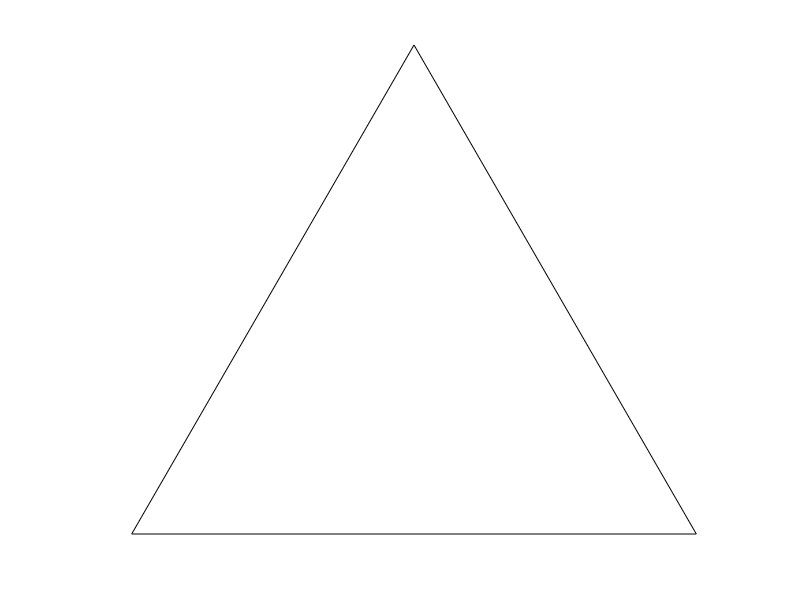

Write MATLAB code to recreate this figure. (Note: this script raises an error after producing the figure.)
%% well-mixed 1
k=4;
r=3;c=1;
alpha=0.1;beta=0.7;

hold on


plot([0,1],[0,0],'k')
plot([0,1/2],[0,1/2*tan(pi/3)],'k')
plot([1/2,1],[1/2*tan(pi/3),0],'k')

axis equal
axis off


%PC for comparison
ang=0.1;
angle=ang*0.5*pi;
xt(1,1)=0.01*sin(angle);xt(3,1)=k*(k+1)/(k^2+k-6)/(beta-alpha)*(-r*c/(k+1)+c)-3/(k^2+k-6)+0.01*cos(angle);xt(2,1)=1-xt(1,1)-xt(3,1);

ne=0;
tspan=[0:0.01:10000];
options=odeset('events',@events1);
[t,y]=ode45(@(t,y) PC_f_3(t,y,k,r,c,alpha,beta),tspan,xt(:,1),options);
xdata=y(:,1)+y(:,2)*cos(pi/3);
ydata=y(:,2)*sin(pi/3);
plot(xdata,ydata,'Color',0.8*[1,1,1],'Linewidth',1)  
ne=ne+1;
Xdata(1:length(xdata),ne)=xdata;Ydata(1:length(ydata),ne)=ydata;
x1=0;x2=k*(k+1)/(k^2+k-6)/(beta-alpha)*(r*c/(k+1)-c)+(k^2+k-3)/(k^2+k-6);
xdata=x1+x2*cos(pi/3);
ydata=x2*sin(pi/3);
scatter(xdata,ydata,70,'o','Markeredgecolor',0.6*[1,1,1],'Markerfacecolor',0.8*[1,1,1])

ang=1;angle=ang*0.5*pi;
xt(1,1)=0.01*sin(angle);xt(3,1)=k*(k+1)/(k^2+k-6)/(beta-alpha)*(-r*c/(k+1)+c)-3/(k^2+k-6)-0.01*cos(angle);xt(2,1)=1-xt(1,1)-xt(3,1);
tspan=[0:0.01:10000];
options=odeset('events',@events1);
[t,y]=ode45(@(t,y) PC_f_3(t,y,k,r,c,alpha,beta),tspan,xt(:,1),options);
xdata=y(:,1)+y(:,2)*cos(pi/3);
ydata=y(:,2)*sin(pi/3);
plot(xdata,ydata,'Color',0.8*[1,1,1],'Linewidth',1)  
ne=ne+1;
Xdata(1:length(xdata),ne)=xdata;Ydata(1:length(ydata),ne)=ydata;


numarrow=2;
point=[5000 1500];
Xseries=[Xdata(point(1,1),1) Xdata(point(1,2),2)];
Yseries=[Ydata(point(1,1),1) Ydata(point(1,2),2)];
angleseries=[atan((Ydata(point(1,1),1)-Ydata(point(1,1)-1,1))/(Xdata(point(1,1),1)-Xdata(point(1,1)-1,1))) atan((Ydata(point(1,2),2)-Ydata(point(1,2)-1,2))/(Xdata(point(1,2),2)-Xdata(point(1,2)-1,2)))];

len=0.03;
for needle=1:numarrow
    X=Xseries(1,needle);
    Y=Yseries(1,needle);
    angle=angleseries(1,needle);
    plot([X,X+len*sin(angle-pi/3)],[Y,Y-len*cos(angle-pi/3)],'Color',0.8*[1,1,1],'Linewidth',1)
    plot([X,X+len*sin(angle-pi/3-pi/3)],[Y,Y-len*cos(angle-pi/3-pi/3)],'Color',0.8*[1,1,1],'Linewidth',1)
end







%well-mixed
ne=0;

ang=0.3;
angle=ang*0.5*pi;
xt(1,1)=0.01*sin(angle);xt(3,1)=1/(beta-alpha)*(-r*c/(k+1)+c)+0.01*cos(angle);xt(2,1)=1-xt(1,1)-xt(3,1);
tspan=[0:0.01:10000];
options=odeset('events',@events1);
[t,y]=ode45(@(t,y) wellmixed_f(t,y,k,r,c,alpha,beta),tspan,xt(:,1),options);
xdata=y(:,1)+y(:,2)*cos(pi/3);
ydata=y(:,2)*sin(pi/3);
plot(xdata,ydata,'k')
ne=ne+1;
Xdata(1:length(xdata),ne)=xdata;Ydata(1:length(ydata),ne)=ydata;

ang=0.5;
angle=ang*0.5*pi;
xt(1,1)=0.01*sin(angle);xt(3,1)=1/(beta-alpha)*(-r*c/(k+1)+c)-0.01*cos(angle);xt(2,1)=1-xt(1,1)-xt(3,1);
tspan=[0:0.01:10000];
options=odeset('events',@events1);
[t,y]=ode45(@(t,y) wellmixed_f(t,y,k,r,c,alpha,beta),tspan,xt(:,1),options);
xdata=y(:,1)+y(:,2)*cos(pi/3);
ydata=y(:,2)*sin(pi/3);
plot(xdata,ydata,'k')
ne=ne+1;
Xdata(1:length(xdata),ne)=xdata;Ydata(1:length(ydata),ne)=ydata;

ang=0.3;
angle=ang*0.5*pi;
xt(1,1)=0.01*sin(angle);xt(3,1)=0.75;xt(2,1)=1-xt(1,1)-xt(3,1);
tspan=[0:0.01:10000];
options=odeset('events',@events1);
[t,y]=ode45(@(t,y) wellmixed_f(t,y,k,r,c,alpha,beta),tspan,xt(:,1),options);
xdata=y(:,1)+y(:,2)*cos(pi/3);
ydata=y(:,2)*sin(pi/3);
plot(xdata,ydata,'k')
ne=ne+1;
Xdata(1:length(xdata),ne)=xdata;Ydata(1:length(ydata),ne)=ydata;



numarrow=7;
point=[6700 2000 7600];
Xseries=[0.02 0.38 0.7 0.5 Xdata(point(1,1),1) Xdata(point(1,2),2) Xdata(point(1,3),3)];
Yseries=[0.02*tan(pi/3) 0.38*tan(pi/3) (1-0.7)*tan(pi/3) 0 Ydata(point(1,1),1) Ydata(point(1,2),2) Ydata(point(1,3),3)];
angleseries=[pi/3+pi pi/3 pi/6+pi/2 0 atan((Ydata(point(1,1),1)-Ydata(point(1,1)-1,1))/(Xdata(point(1,1),1)-Xdata(point(1,1)-1,1))) atan((Ydata(point(1,2),2)-Ydata(point(1,2)-1,2))/(Xdata(point(1,2),2)-Xdata(point(1,2)-1,2))) pi+atan((Ydata(point(1,3),3)-Ydata(point(1,3)-1,3))/(Xdata(point(1,3),3)-Xdata(point(1,3)-1,3)))];

len=0.03;
for needle=1:numarrow
    X=Xseries(1,needle);
    Y=Yseries(1,needle);
    angle=angleseries(1,needle);
    plot([X,X+len*sin(angle-pi/3)],[Y,Y-len*cos(angle-pi/3)],'k')
    plot([X,X+len*sin(angle-pi/3-pi/3)],[Y,Y-len*cos(angle-pi/3-pi/3)],'k')
end




scatter([0,0],0,80,'ok','Markerfacecolor','w')
scatter([1,0],0,80,'ok','Markerfacecolor','w')
scatter(1/2,1/2*tan(pi/3),80,'ok','filled')


x1=0;x2=1-1/(beta-alpha)*(-r*c/(k+1)+c);
xdata=x1+x2*cos(pi/3);
ydata=x2*sin(pi/3);
scatter(xdata,ydata,80,'ok','Markerfacecolor','w')

x1=1/3;x2=1/3;
xdata=x1+x2*cos(pi/3);
ydata=x2*sin(pi/3);
plot(xdata,ydata,'sk','Markerfacecolor','w','Markersize',15)
text(xdata,ydata,'A','Interpreter','latex','HorizontalAlignment','center','VerticalAlignment','middle')
x1=0;x2=0.3;
xdata=x1+x2*cos(pi/3);
ydata=x2*sin(pi/3);
plot(xdata,ydata,'sk','Markerfacecolor','w','Markersize',15)
text(xdata,ydata,'B','Interpreter','latex','HorizontalAlignment','center','VerticalAlignment','middle')

text(0-0.08,0-0.01,'$R$','Interpreter','Latex','FontSize',19)
text(1+0.03,0-0.01,'$C$','Interpreter','Latex','FontSize',19)
text(0.5+0.03,0.5*tan(pi/3),'$D$','Interpreter','Latex','FontSize',19)



%% well-mixed 1 time evolution 1

k=4;
r=3;c=1;
alpha=0.1;beta=0.7;

xt(1,1)=1/3;xt(3,1)=1/3;xt(2,1)=1-xt(1,1)-xt(3,1);

tspan=[0:0.01:50];
[t,y]=ode45(@(t,y) wellmixed_f(t,y,k,r,c,alpha,beta),tspan,xt(:,1));

hold on
plot(tspan,y(:,1),'g')   
plot(tspan,y(:,2),'r') 
plot(tspan,y(:,3),'b') 

xlim([0 50])
ylim([0 1])
box on
xlabel('time','Interpreter','Latex','FontSize',12)

plot(0,xt(1,1),'sk','Markerfacecolor','w','Markersize',11)
text(0,xt(1,1),'A','Interpreter','latex','HorizontalAlignment','center','VerticalAlignment','middle','FontSize',8)

set(gcf,'unit','centimeters','position',[1 1 5.5 4.5])


%% well-mixed 1 time evolution 2

k=4;
r=3;c=1;
alpha=0.1;beta=0.7;

xt(1,1)=0;xt(3,1)=1-0.3;xt(2,1)=1-xt(1,1)-xt(3,1);

tspan=[0:0.01:100];
[t,y]=ode45(@(t,y) wellmixed_f(t,y,k,r,c,alpha,beta),tspan,xt(:,1));

hold on
plot(tspan,y(:,1),'g')   
plot(tspan,y(:,2),'r') 
plot(tspan,y(:,3),'b') 


xlim([0 100])
ylim([0 1])
box on
xlabel('time','Interpreter','Latex','FontSize',12)

for i=[1,3,2]
    plot(0,xt(i,1),'sk','Markerfacecolor','w','Markersize',11)
    text(0,xt(i,1),'B','Interpreter','latex','HorizontalAlignment','center','VerticalAlignment','middle','FontSize',8)
end

set(gcf,'unit','centimeters','position',[1 1 5.5 4.5])




%% well-mixed 2
k=4;
r=3;c=1;
alpha=0.1;beta=3;

hold on


plot([0,1],[0,0],'k')
plot([0,1/2],[0,1/2*tan(pi/3)],'k')
plot([1/2,1],[1/2*tan(pi/3),0],'k')

axis equal
axis off



%well-mixed
ne=0;
xt11=[1/3,0.14,0.6,0.2];
xt31=[1/3,0.14,0.2,0.6];
for i=1:4
    xt(1,1)=xt11(1,i);xt(3,1)=xt31(1,i);xt(2,1)=1-xt(1,1)-xt(3,1);
    tspan=[0:0.01:10000];
    options=odeset('events',@events2);
    [t,y]=ode45(@(t,y) wellmixed_f(t,y,k,r,c,alpha,beta),tspan,xt(:,1),options);

    xdata=y(:,1)+y(:,2)*cos(pi/3);
    ydata=y(:,2)*sin(pi/3);
    plot(xdata,ydata,'k')   

    ne=ne+1;
    Xdata(1:length(xdata),ne)=xdata;Ydata(1:length(ydata),ne)=ydata;
end

for ang=[0.004]
    angle=ang*0.5*pi;
    xt(1,1)=1*sin(angle);xt(3,1)=1/(beta-alpha)*(-r*c/(k+1)+c)+0.01*cos(angle);xt(2,1)=1-xt(1,1)-xt(3,1);


    tspan=[0:0.01:10000];
    options=odeset('events',@events1);
    [t,y]=ode45(@(t,y) wellmixed_f(t,y,k,r,c,alpha,beta),tspan,xt(:,1),options);

    xdata=y(:,1)+y(:,2)*cos(pi/3);
    ydata=y(:,2)*sin(pi/3);
    plot(xdata,ydata,'k')   

    ne=ne+1;
    Xdata(1:length(xdata),ne)=xdata;Ydata(1:length(ydata),ne)=ydata;
end

numarrow=9;
point=[200 1000 500 40 850];
Xseries=[1/4 0.47 0.75 0.5 Xdata(point(1,1),1) Xdata(point(1,2),2) Xdata(point(1,3),3) Xdata(point(1,4),4) Xdata(point(1,5),5)];
Yseries=[1/4*tan(pi/3) 0.47*tan(pi/3) (1-0.75)*tan(pi/3) 0 Ydata(point(1,1),1) Ydata(point(1,2),2) Ydata(point(1,3),3) Ydata(point(1,4),4) Ydata(point(1,5),5)];
angleseries=[pi/3+pi pi/3 pi/6+pi/2 0 atan((Ydata(point(1,1),1)-Ydata(point(1,1)-1,1))/(Xdata(point(1,1),1)-Xdata(point(1,1)-1,1))) pi+atan((Ydata(point(1,2),2)-Ydata(point(1,2)-1,2))/(Xdata(point(1,2),2)-Xdata(point(1,2)-1,2))) atan((Ydata(point(1,3),3)-Ydata(point(1,3)-1,3))/(Xdata(point(1,3),3)-Xdata(point(1,3)-1,3))) pi+atan((Ydata(point(1,4),4)-Ydata(point(1,4)-1,4))/(Xdata(point(1,4),4)-Xdata(point(1,4)-1,4))) pi+atan((Ydata(point(1,5),5)-Ydata(point(1,5)-1,5))/(Xdata(point(1,5),5)-Xdata(point(1,5)-1,5)))];

len=0.03;
for needle=1:numarrow
    X=Xseries(1,needle);
    Y=Yseries(1,needle);
    angle=angleseries(1,needle);
    plot([X,X+len*sin(angle-pi/3)],[Y,Y-len*cos(angle-pi/3)],'k')
    plot([X,X+len*sin(angle-pi/3-pi/3)],[Y,Y-len*cos(angle-pi/3-pi/3)],'k')
end




scatter([0,0],0,80,'ok','Markerfacecolor','w')
scatter([1,0],0,80,'ok','Markerfacecolor','w')
scatter(1/2,1/2*tan(pi/3),80,'ok','filled')


x1=0;x2=1-1/(beta-alpha)*(-r*c/(k+1)+c);
xdata=x1+x2*cos(pi/3);
ydata=x2*sin(pi/3);
scatter(xdata,ydata,80,'ok','Markerfacecolor','w')

x1=1/3;x2=1/3;
xdata=x1+x2*cos(pi/3);
ydata=x2*sin(pi/3);
plot(xdata,ydata,'sk','Markerfacecolor','w','Markersize',15)
text(xdata,ydata,'A','Interpreter','latex','HorizontalAlignment','center','VerticalAlignment','middle')
x1=0.6;x2=0.2;
xdata=x1+x2*cos(pi/3);
ydata=x2*sin(pi/3);
plot(xdata,ydata,'sk','Markerfacecolor','w','Markersize',15)
text(xdata,ydata,'B','Interpreter','latex','HorizontalAlignment','center','VerticalAlignment','middle')

text(0-0.08,0-0.01,'$R$','Interpreter','Latex','FontSize',19)
text(1+0.03,0-0.01,'$C$','Interpreter','Latex','FontSize',19)
text(0.5+0.03,0.5*tan(pi/3),'$D$','Interpreter','Latex','FontSize',19)


%% well-mixed 2 time evolution 1

k=4;
r=3;c=1;
alpha=0.1;beta=3;

xt(1,1)=1/3;xt(3,1)=1/3;xt(2,1)=1-xt(1,1)-xt(3,1);

tspan=[0:0.01:200];
[t,y]=ode45(@(t,y) wellmixed_f(t,y,k,r,c,alpha,beta),tspan,xt(:,1));

hold on
plot(tspan,y(:,1),'g')   
plot(tspan,y(:,2),'r') 
plot(tspan,y(:,3),'b') 

xlim([0 200])
ylim([0 1])
box on
xlabel('time','Interpreter','Latex','FontSize',12)

plot(0,xt(1,1),'sk','Markerfacecolor','w','Markersize',11)
text(0,xt(1,1),'A','Interpreter','latex','HorizontalAlignment','center','VerticalAlignment','middle','FontSize',8)

set(gcf,'unit','centimeters','position',[1 1 5.5 4.5])


%% well-mixed 2 time evolution 2

k=4;
r=3;c=1;
alpha=0.1;beta=3;

xt(1,1)=0.6;xt(3,1)=0.2;xt(2,1)=1-xt(1,1)-xt(3,1);

tspan=[0:0.01:200];
[t,y]=ode45(@(t,y) wellmixed_f(t,y,k,r,c,alpha,beta),tspan,xt(:,1));

hold on
plot(tspan,y(:,1),'g')   
plot(tspan,y(:,2),'r') 
plot(tspan,y(:,3),'b') 

xlim([0 100])
ylim([0 1])
box on
xlabel('time','Interpreter','Latex','FontSize',12)

plot(0,xt(1,1),'sk','Markerfacecolor','w','Markersize',11)
text(0,xt(1,1),'B','Interpreter','latex','HorizontalAlignment','center','VerticalAlignment','middle','FontSize',8)
plot(0,xt(2,1),'sk','Markerfacecolor','w','Markersize',11)
text(0,xt(2,1),'B','Interpreter','latex','HorizontalAlignment','center','VerticalAlignment','middle','FontSize',8)

set(gcf,'unit','centimeters','position',[1 1 5.5 4.5])



%% PC 1
k=4;
r=3;c=1;
alpha=0.1;beta=0.7; % and 3

hold on


plot([0,1],[0,0],'k')
plot([0,1/2],[0,1/2*tan(pi/3)],'k')
plot([1/2,1],[1/2*tan(pi/3),0],'k')

axis equal
axis off



%well-mixed for comparison
ne=0;
ang=0.3;
angle=ang*0.5*pi;
xt(1,1)=0.01*sin(angle);xt(3,1)=1/(beta-alpha)*(-r*c/(k+1)+c)+0.01*cos(angle);xt(2,1)=1-xt(1,1)-xt(3,1);
tspan=[0:0.01:10000];
options=odeset('events',@events1);
[t,y]=ode45(@(t,y) wellmixed_f(t,y,k,r,c,alpha,beta),tspan,xt(:,1),options);
xdata=y(:,1)+y(:,2)*cos(pi/3);
ydata=y(:,2)*sin(pi/3);
plot(xdata,ydata,'Color',0.8*[1,1,1],'Linewidth',1)  
ne=ne+1;
Xdata(1:length(xdata),ne)=xdata;Ydata(1:length(ydata),ne)=ydata;

ang=0.5;angle=ang*0.5*pi;
xt(1,1)=0.01*sin(angle);xt(3,1)=1/(beta-alpha)*(-r*c/(k+1)+c)-0.01*cos(angle);xt(2,1)=1-xt(1,1)-xt(3,1);
tspan=[0:0.01:10000];
options=odeset('events',@events1);
[t,y]=ode45(@(t,y) wellmixed_f(t,y,k,r,c,alpha,beta),tspan,xt(:,1),options);
xdata=y(:,1)+y(:,2)*cos(pi/3);
ydata=y(:,2)*sin(pi/3);
plot(xdata,ydata,'Color',0.8*[1,1,1],'Linewidth',1)  
ne=ne+1;
Xdata(1:length(xdata),ne)=xdata;Ydata(1:length(ydata),ne)=ydata;


x1=0;x2=1-1/(beta-alpha)*(-r*c/(k+1)+c);
xdata=x1+x2*cos(pi/3);
ydata=x2*sin(pi/3);
scatter(xdata,ydata,70,'o','Markeredgecolor',0.6*[1,1,1],'Markerfacecolor',0.8*[1,1,1])

numarrow=2;
point=[6700 2000];
Xseries=[Xdata(point(1,1),1) Xdata(point(1,2),2)];
Yseries=[Ydata(point(1,1),1) Ydata(point(1,2),2)];
angleseries=[atan((Ydata(point(1,1),1)-Ydata(point(1,1)-1,1))/(Xdata(point(1,1),1)-Xdata(point(1,1)-1,1))) atan((Ydata(point(1,2),2)-Ydata(point(1,2)-1,2))/(Xdata(point(1,2),2)-Xdata(point(1,2)-1,2)))];

len=0.03;
for needle=1:numarrow
    X=Xseries(1,needle);
    Y=Yseries(1,needle);
    angle=angleseries(1,needle);
    plot([X,X+len*sin(angle-pi/3)],[Y,Y-len*cos(angle-pi/3)],'Color',0.8*[1,1,1],'Linewidth',1)
    plot([X,X+len*sin(angle-pi/3-pi/3)],[Y,Y-len*cos(angle-pi/3-pi/3)],'Color',0.8*[1,1,1],'Linewidth',1)
end



%PC
ne=0;

ang=0.1;
angle=ang*0.5*pi;
xt(1,1)=0.01*sin(angle);xt(3,1)=k*(k+1)/(k^2+k-6)/(beta-alpha)*(-r*c/(k+1)+c)-3/(k^2+k-6)+0.01*cos(angle);xt(2,1)=1-xt(1,1)-xt(3,1);
tspan=[0:0.01:10000];
options=odeset('events',@events1);
[t,y]=ode45(@(t,y) PC_f_3(t,y,k,r,c,alpha,beta),tspan,xt(:,1),options);
xdata=y(:,1)+y(:,2)*cos(pi/3);
ydata=y(:,2)*sin(pi/3);
plot(xdata,ydata,'k')
ne=ne+1;
Xdata(1:length(xdata),ne)=xdata;Ydata(1:length(ydata),ne)=ydata;

ang=1;angle=ang*0.5*pi;
xt(1,1)=0.01*sin(angle);xt(3,1)=k*(k+1)/(k^2+k-6)/(beta-alpha)*(-r*c/(k+1)+c)-3/(k^2+k-6)-0.01*cos(angle);xt(2,1)=1-xt(1,1)-xt(3,1);
tspan=[0:0.01:10000];
options=odeset('events',@events1);
[t,y]=ode45(@(t,y) PC_f_3(t,y,k,r,c,alpha,beta),tspan,xt(:,1),options);
xdata=y(:,1)+y(:,2)*cos(pi/3);
ydata=y(:,2)*sin(pi/3);
plot(xdata,ydata,'k')
ne=ne+1;
Xdata(1:length(xdata),ne)=xdata;Ydata(1:length(ydata),ne)=ydata;

ang=0.01;angle=ang*0.5*pi;
xt(1,1)=0.01*sin(angle);xt(3,1)=0.75;xt(2,1)=1-xt(1,1)-xt(3,1);
tspan=[0:0.01:10000];
options=odeset('events',@events1);
[t,y]=ode45(@(t,y) PC_f_3(t,y,k,r,c,alpha,beta),tspan,xt(:,1),options);
xdata=y(:,1)+y(:,2)*cos(pi/3);
ydata=y(:,2)*sin(pi/3);
plot(xdata,ydata,'k')
ne=ne+1;
Xdata(1:length(xdata),ne)=xdata;Ydata(1:length(ydata),ne)=ydata;


numarrow=7;
point=[5000 1500 7100];
Xseries=[0.04 0.33 0.75 0.7 Xdata(point(1,1),1) Xdata(point(1,2),2) Xdata(point(1,3),3)];
Yseries=[0.04*tan(pi/3) 0.33*tan(pi/3) (1-0.75)*tan(pi/3) 0 Ydata(point(1,1),1) Ydata(point(1,2),2) Ydata(point(1,3),3)];
angleseries=[pi/3+pi pi/3 pi/6+pi/2 0 atan((Ydata(point(1,1),1)-Ydata(point(1,1)-1,1))/(Xdata(point(1,1),1)-Xdata(point(1,1)-1,1))) atan((Ydata(point(1,2),2)-Ydata(point(1,2)-1,2))/(Xdata(point(1,2),2)-Xdata(point(1,2)-1,2))) pi+atan((Ydata(point(1,3),3)-Ydata(point(1,3)-1,3))/(Xdata(point(1,3),3)-Xdata(point(1,3)-1,3)))];

len=0.03;
for needle=1:numarrow
    X=Xseries(1,needle);
    Y=Yseries(1,needle);
    angle=angleseries(1,needle);
    plot([X,X+len*sin(angle-pi/3)],[Y,Y-len*cos(angle-pi/3)],'k')
    plot([X,X+len*sin(angle-pi/3-pi/3)],[Y,Y-len*cos(angle-pi/3-pi/3)],'k')
end



scatter([0,0],0,80,'ok','Markerfacecolor','w')
scatter([1,0],0,80,'ok','Markerfacecolor','w')
scatter(1/2,1/2*tan(pi/3),80,'ok','filled')


x1=0;x2=k*(k+1)/(k^2+k-6)/(beta-alpha)*(r*c/(k+1)-c)+(k^2+k-3)/(k^2+k-6);
xdata=x1+x2*cos(pi/3);
ydata=x2*sin(pi/3);
scatter(xdata,ydata,80,'ok','Markerfacecolor','w')


x1=1/3;x2=1/3;
xdata=x1+x2*cos(pi/3);
ydata=x2*sin(pi/3);
plot(xdata,ydata,'sk','Markerfacecolor','w','Markersize',15)
text(xdata,ydata,'A','Interpreter','latex','HorizontalAlignment','center','VerticalAlignment','middle')
x1=0;x2=0.3;
xdata=x1+x2*cos(pi/3);
ydata=x2*sin(pi/3);
plot(xdata,ydata,'sk','Markerfacecolor','w','Markersize',15)
text(xdata,ydata,'B','Interpreter','latex','HorizontalAlignment','center','VerticalAlignment','middle')

text(0-0.08,0-0.01,'$R$','Interpreter','Latex','FontSize',19)
text(1+0.03,0-0.01,'$C$','Interpreter','Latex','FontSize',19)
text(0.5+0.03,0.5*tan(pi/3),'$D$','Interpreter','Latex','FontSize',19)



%% PC 1 time evolution 1

k=4;
r=3;c=1;
alpha=0.1;beta=0.7;

xt(1,1)=1/3;xt(3,1)=xt(1,1);xt(2,1)=1-xt(1,1)-xt(3,1);

tspan=[0:0.01:50];
[t,y]=ode45(@(t,y) PC_f_3(t,y,k,r,c,alpha,beta),tspan,xt(:,1));

hold on
plot(tspan,y(:,1),'g')   
plot(tspan,y(:,2),'r') 
plot(tspan,y(:,3),'b') 


xlim([0 50])
ylim([0 1])
box on
xlabel('time','Interpreter','Latex','FontSize',12)

plot(0,xt(1,1),'sk','Markerfacecolor','w','Markersize',11)
text(0,xt(1,1),'A','Interpreter','latex','HorizontalAlignment','center','VerticalAlignment','middle','FontSize',8)

set(gcf,'unit','centimeters','position',[1 1 5.5 4.5])



%% PC 1 time evolution 2

k=4;
r=3;c=1;
alpha=0.1;beta=0.7;

xt(1,1)=0;xt(3,1)=1-0.3;xt(2,1)=1-xt(1,1)-xt(3,1);

tspan=[0:0.01:50];
[t,y]=ode45(@(t,y) PC_f_3(t,y,k,r,c,alpha,beta),tspan,xt(:,1));

hold on
plot(tspan,y(:,1),'g')   
plot(tspan,y(:,2),'r') 
plot(tspan,y(:,3),'b') 


xlim([0 50])
ylim([0 1])
box on
xlabel('time','Interpreter','Latex','FontSize',12)

for i=[1,3,2]
    plot(0,xt(i,1),'sk','Markerfacecolor','w','Markersize',11)
    text(0,xt(i,1),'B','Interpreter','latex','HorizontalAlignment','center','VerticalAlignment','middle','FontSize',8)
end


set(gcf,'unit','centimeters','position',[1 1 5.5 4.5])







%% PC 2
k=4;
r=3;c=1;
alpha=0.1;beta=3;

hold on


plot([0,1],[0,0],'k')
plot([0,1/2],[0,1/2*tan(pi/3)],'k')
plot([1/2,1],[1/2*tan(pi/3),0],'k')

axis equal
axis off




%PC

ne=0;
xt11=[1/3,0.14,0.6,0.2];
xt31=[1/3,0.14,0.2,0.6];
for i=1:4
    xt(1,1)=xt11(1,i);xt(3,1)=xt31(1,i);xt(2,1)=1-xt(1,1)-xt(3,1);
    tspan=[0:0.01:2000];
    options=odeset('events',@events2);
    [t,y]=ode45(@(t,y) PC_f_3(t,y,k,r,c,alpha,beta),tspan,xt(:,1),options);

    xdata=y(:,1)+y(:,2)*cos(pi/3);
    ydata=y(:,2)*sin(pi/3);
    plot(xdata,ydata,'k')   

    ne=ne+1;
    Xdata(1:length(xdata),ne)=xdata;Ydata(1:length(ydata),ne)=ydata;
end


numarrow=9;
point=[50 250 250 40 2770 1670];
Xseries=[1/4 0.75 0.5 Xdata(point(1,1),1) Xdata(point(1,2),2) Xdata(point(1,3),3) Xdata(point(1,4),4) Xdata(point(1,5),1) Xdata(point(1,6),3)];
Yseries=[1/4*tan(pi/3) (1-0.75)*tan(pi/3) 0 Ydata(point(1,1),1) Ydata(point(1,2),2) Ydata(point(1,3),3) Ydata(point(1,4),4) Ydata(point(1,5),1) Ydata(point(1,6),3)];
angleseries=[pi/3+pi pi/3+pi/3 0 pi+atan((Ydata(point(1,1),1)-Ydata(point(1,1)-1,1))/(Xdata(point(1,1),1)-Xdata(point(1,1)-1,1))) pi+atan((Ydata(point(1,2),2)-Ydata(point(1,2)-1,2))/(Xdata(point(1,2),2)-Xdata(point(1,2)-1,2))) atan((Ydata(point(1,3),3)-Ydata(point(1,3)-1,3))/(Xdata(point(1,3),3)-Xdata(point(1,3)-1,3))) pi+atan((Ydata(point(1,4),4)-Ydata(point(1,4)-1,4))/(Xdata(point(1,4),4)-Xdata(point(1,4)-1,4))) pi+atan((Ydata(point(1,5),1)-Ydata(point(1,5)-1,1))/(Xdata(point(1,5),1)-Xdata(point(1,5)-1,1))) pi+atan((Ydata(point(1,6),3)-Ydata(point(1,6)-1,3))/(Xdata(point(1,6),3)-Xdata(point(1,6)-1,3)))];

len=0.03;
for needle=1:numarrow
    X=Xseries(1,needle);
    Y=Yseries(1,needle);
    angle=angleseries(1,needle);
    plot([X,X+len*sin(angle-pi/3)],[Y,Y-len*cos(angle-pi/3)],'k')
    plot([X,X+len*sin(angle-pi/3-pi/3)],[Y,Y-len*cos(angle-pi/3-pi/3)],'k')
end




scatter([0,0],0,80,'ok','Markerfacecolor','w')
scatter([1,0],0,80,'ok','Markerfacecolor','w')
scatter(1/2,1/2*tan(pi/3),80,'ok','Markerfacecolor','w')

x1=1-k*(k+1)/(k*(k+1)*beta-3*(beta-alpha))*(-r*c/(k+1)+c)-k*(k+1)*alpha/(k*(k+1)*alpha+3*(beta-alpha));x2=k*(k+1)*alpha/(k*(k+1)*alpha+3*(beta-alpha));
xdata=x1+x2*cos(pi/3);
ydata=x2*sin(pi/3);
scatter(xdata,ydata,80,'ok','Markerfacecolor','w')



x1=1/3;x2=1/3;
xdata=x1+x2*cos(pi/3);
ydata=x2*sin(pi/3);
plot(xdata,ydata,'sk','Markerfacecolor','w','Markersize',15)
text(xdata,ydata,'A','Interpreter','latex','HorizontalAlignment','center','VerticalAlignment','middle')
x1=0.6;x2=0.2;
xdata=x1+x2*cos(pi/3);
ydata=x2*sin(pi/3);
plot(xdata,ydata,'sk','Markerfacecolor','w','Markersize',15)
text(xdata,ydata,'B','Interpreter','latex','HorizontalAlignment','center','VerticalAlignment','middle')

text(0-0.08,0-0.01,'$R$','Interpreter','Latex','FontSize',19)
text(1+0.03,0-0.01,'$C$','Interpreter','Latex','FontSize',19)
text(0.5+0.03,0.5*tan(pi/3),'$D$','Interpreter','Latex','FontSize',19)




%% PC 2 time evolution 1

k=4;
r=3;c=1;
alpha=0.1;beta=3;

xt(1,1)=1/3;xt(3,1)=xt(1,1);xt(2,1)=1-xt(1,1)-xt(3,1);

tspan=[0:0.01:200];
[t,y]=ode45(@(t,y) PC_f_3(t,y,k,r,c,alpha,beta),tspan,xt(:,1));

hold on
plot(tspan,y(:,1),'g')   
plot(tspan,y(:,2),'r') 
plot(tspan,y(:,3),'b') 

xlim([0 200])
ylim([0 1])
box on
xlabel('time','Interpreter','Latex','FontSize',12)

plot(0,xt(1,1),'sk','Markerfacecolor','w','Markersize',11)
text(0,xt(1,1),'A','Interpreter','latex','HorizontalAlignment','center','VerticalAlignment','middle','FontSize',8)

set(gcf,'unit','centimeters','position',[1 1 5.5 4.5])


%% PC 2 time evolution 2

k=4;
r=3;c=1;
alpha=0.1;beta=3;

xt(1,1)=0.6;xt(3,1)=0.2;xt(2,1)=1-xt(1,1)-xt(3,1);

tspan=[0:0.01:200];
[t,y]=ode45(@(t,y) PC_f_3(t,y,k,r,c,alpha,beta),tspan,xt(:,1));

hold on
plot(tspan,y(:,1),'g')   
plot(tspan,y(:,2),'r') 
plot(tspan,y(:,3),'b') 

xlim([0 200])
ylim([0 1])
box on
xlabel('time','Interpreter','Latex','FontSize',12)

plot(0,xt(1,1),'sk','Markerfacecolor','w','Markersize',11)
text(0,xt(1,1),'B','Interpreter','latex','HorizontalAlignment','center','VerticalAlignment','middle','FontSize',8)
plot(0,xt(2,1),'sk','Markerfacecolor','w','Markersize',11)
text(0,xt(2,1),'B','Interpreter','latex','HorizontalAlignment','center','VerticalAlignment','middle','FontSize',8)

set(gcf,'unit','centimeters','position',[1 1 5.5 4.5])




%% diagram

hold on
axis off


k=4;
r=3;c=1;
alpha=0.1;

beta0WX=-r*c/(k+1)+c+alpha;
beta0ST=k*(k+1)/(k^2+k-3)*(-r*c/(k+1)+c)+alpha;
betaequal=2*(-r*c/(k+1)+c)+alpha;
limitbeta=k*(k+1)/3*(-r*c/(k+1)+c)+alpha;


h=fill([0,beta0WX,beta0WX,beta0ST,beta0ST,0,0],[0.5,0.5,0,0,-0.5,-0.5,0.5],'r')
set(h,'edgealpha',0,'facealpha',0.3)
h=fill([beta0WX,betaequal,betaequal,beta0ST,beta0ST,beta0WX,beta0WX],[0.5,0.5,-0.5,-0.5,0,0,0.5],'y')
set(h,'edgealpha',0,'facealpha',0.3)
h=fill([betaequal,5,5,limitbeta,limitbeta,betaequal,betaequal],[0.5,0.5,0,0,-0.5,-0.5,0.5],'b')
set(h,'edgealpha',0,'facealpha',0.2)
h=fill([limitbeta,5,5,limitbeta,limitbeta],[0,0,-0.5,-0.5,0],'g')
set(h,'edgealpha',0,'facealpha',0.2)


plot([0,5],[0.5,0.5],'k')
plot(0,0.5,'ok','Markerfacecolor','w')
plot(5,0.5,'ok','Markerfacecolor','w')

plot([betaequal,betaequal],[0.5,-0.5],'-k','Markerfacecolor','k')
plot(betaequal,0.5,'ok','Markerfacecolor','k')

plot([beta0WX,beta0WX],[0.5,0],'k')
plot(beta0WX,0.5,'ok','Markerfacecolor','k')


plot([-0.3,5.3],[0,0],'--k')

plot([0,5],[-0.5,-0.5],'k')
plot(5,-0.5,'ok','Markerfacecolor','w')


plot(0,-0.5,'ok','Markerfacecolor','w')
plot(limitbeta,-0.5,'ok','Markerfacecolor','k')
plot([limitbeta,limitbeta],[0,-0.5],'-k','Markerfacecolor','k')


plot(betaequal,-0.5,'ok','Markerfacecolor','k')

plot([beta0ST,beta0ST],[-0.5,0],'k')
plot(beta0ST,-0.5,'ok','Markerfacecolor','k')

% fill([4.9,5,4.9,4.9],[0.03,0,-0.03,0.03],'k')

xlim([-0.5 5.5])
ylim([-1,1])


% %pool
% (k+1)/2*(-r*c/(k+1)+c+alpha)



set(gcf,'unit','centimeters','position',[1 1 25 15])

%% beta 1D figure

hold on
k=4;
r=3;c=1;
alpha=0.1;

X=[0.1:0.01:100];
plot(X,X*0,':k')
plot(X,X*0+1,':k')

dataWM=[];dataPC=[];needle=0;
for beta=X
    needle=needle+1;
    dataWM(1,needle)=1-1/(beta-alpha)*(-r*c/(k+1)+c);
    dataPC(1,needle)=k*(k+1)/(k^2+k-6)/(beta-alpha)*(r*c/(k+1)-c)+(k^2+k-3)/(k^2+k-6);
end

p1=plot(X,dataWM(1,:),'Color',[217/255,83/255,25/255],'Linewidth',1)
p2=plot(X,dataPC(1,:),'Color',[237/255,177/255,23/255],'Linewidth',3)


set(gca,'XScale','log')
box on


% beta0=2*(-r*c/(k+1)+c)+alpha;
% plot(beta0,0.5,'o')

ylim([-0.5 1.5])

h1=legend([p1,p2],'Well-mixed','Structured','Location','best','fontsize',10);
set(h1,'Interpreter','latex')

xlabel('$\gamma$','Interpreter','LaTex','fontsize',12)
ylabel('$x_D^{(DR)}$','Interpreter','LaTex','fontsize',12)

set(gcf,'unit','centimeters','position',[1 1 14 8])


